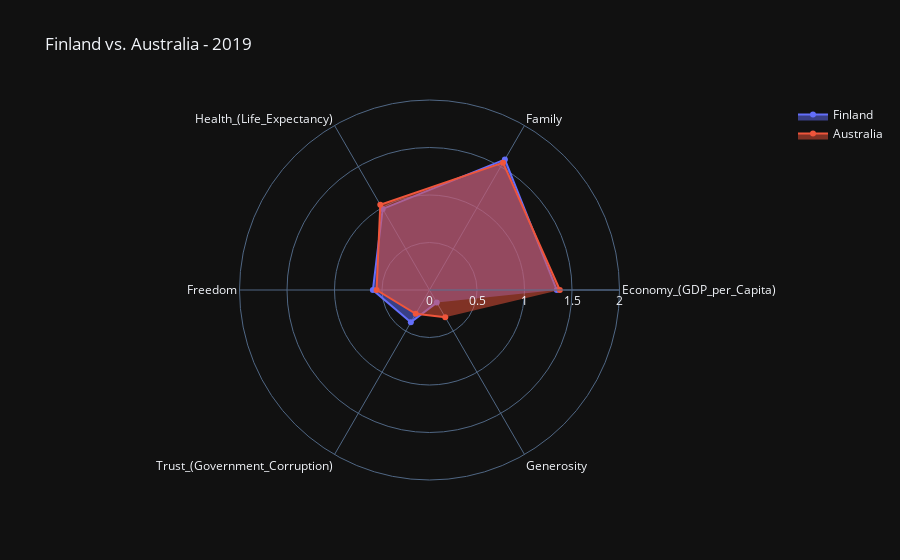

This figure's notebook cell:
### Markdown cell above
### Spider Graphs

### Code cell
categories = ['Economy_(GDP_per_Capita)', 'Family', 'Health_(Life_Expectancy)',
       'Freedom', 'Trust_(Government_Corruption)', 'Generosity']
#plotlly function for go graphs
fig = go.Figure()
#empty dictionary to hold australian column values for the seven aforementioned categories
aus_data ={}
top_data = {}
country_name = {}
for year in years:
    #filtering out australian rows every years
    aus_data[year] = df[year].loc[df[year]['Country']=='Australia'].values
    #filtering out the top country values for evry years
    top_data[year]  = df[year].iloc[0,:].values
    #storing country name for all the years
    country_name[year]  = top_data[year][0]
  
    
fig.add_trace(go.Scatterpolar(
    #plotting top country data for 2019
          r=top_data[2019][3:-1],
    #adding afforentioned categories
          theta=categories,
          fill='toself',
          name=f'{country_name[year]}'
    ))
fig.add_trace(go.Scatterpolar(
    #plotting autrlaia data for 2019
          r=aus_data[2019][0][3:-1],
          theta=categories,
          fill='toself',
          name='Australia'
    ))

fig.update_layout(
      polar=dict(
        radialaxis=dict(
          visible=True,
          range=[0, 2]
        )),
      title=f"{country_name[2019]} vs. Australia - 2019",
      showlegend=True
    )

fig.show()

### Figure 1 — Plotly figure (JSON) as saved in the notebook; plotly's stock layout.template omitted (floating-point values rounded to 4 significant figures)
{"data": [{"fill": "toself", "name": "Finland", "r": [1.34, 1.587, 0.986, 0.596, 0.393, 0.153], "theta": ["Economy_(GDP_per_Capita)", "Family", "Health_(Life_Expectancy)", "Freedom", "Trust_(Government_Corruption)", "Generosity"], "type": "scatterpolar"}, {"fill": "toself", "name": "Australia", "r": [1.372, 1.548, 1.036, 0.557, 0.29, 0.332], "theta": ["Economy_(GDP_per_Capita)", "Family", "Health_(Life_Expectancy)", "Freedom", "Trust_(Government_Corruption)", "Generosity"], "type": "scatterpolar"}], "layout": {"polar": {"radialaxis": {"range": [0, 2], "visible": true}}, "showlegend": true, "title": {"text": "Finland vs. Australia - 2019"}}}
